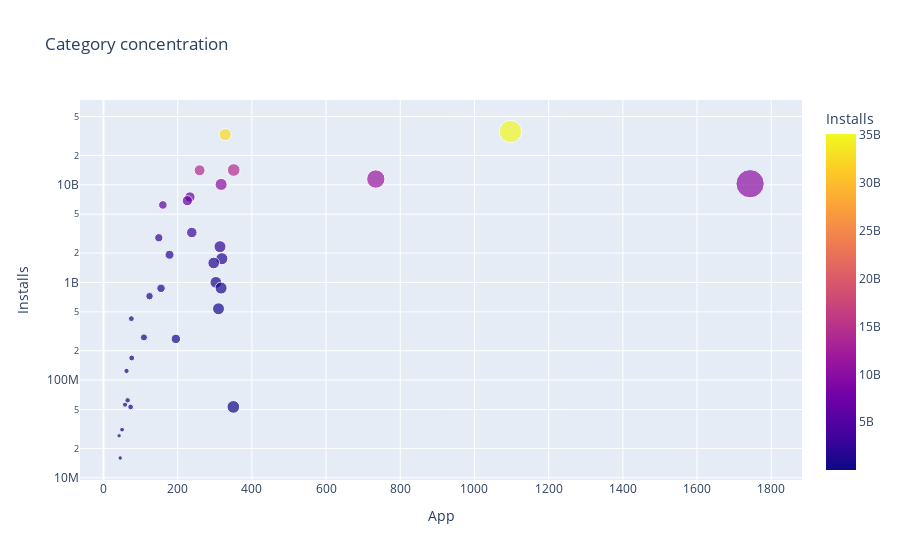

The notebook cell saved with this chart:
### Code cell
sc=px.scatter(cat_merged_df,x="App",y="Installs",color="Installs",hover_name=cat_merged_df.index,title="Category concentration",size="App")
sc.update_layout(yaxis=dict(
  type='log'  
))
sc.show()

### Figure 1 — Plotly figure (JSON) as saved in the notebook; plotly's stock layout.template omitted (floating-point values rounded to 4 significant figures)
{"data": [{"hovertemplate": "<b>%{hovertext}</b><br><br>App=%{marker.size}<br>Installs=%{marker.color}<extra></extra>", "hovertext": ["GAME", "COMMUNICATION", "PRODUCTIVITY", "SOCIAL", "TOOLS", "FAMILY", "PHOTOGRAPHY", "NEWS_AND_MAGAZINES", "TRAVEL_AND_LOCAL", "VIDEO_PLAYERS", "SHOPPING", "ENTERTAINMENT", "PERSONALIZATION", "BOOKS_AND_REFERENCE", "SPORTS", "HEALTH_AND_FITNESS", "BUSINESS", "FINANCE", "EDUCATION", "MAPS_AND_NAVIGATION", "LIFESTYLE", "WEATHER", "FOOD_AND_DRINK", "DATING", "HOUSE_AND_HOME", "ART_AND_DESIGN", "LIBRARIES_AND_DEMO", "COMICS", "MEDICAL", "AUTO_AND_VEHICLES", "PARENTING", "BEAUTY", "EVENTS"], "legendgroup": "", "marker": {"color": [35085862717, 32647241530, 14176070180, 14069841475, 11450724500, 10257676490, 10088243130, 7496210650, 6868859300, 6221897200, 3247831540, 2869160000, 2325352930, 1921291655, 1751131465, 1583056220, 1001768120, 876549400, 871352000, 724267560, 537431120, 426096500, 273777750, 264295110, 168582000, 124233100, 62083000, 56036100, 53205576, 53129800, 31116110, 26916200, 15949410], "coloraxis": "coloraxis", "size": [1097, 328, 351, 259, 734, 1743, 317, 233, 226, 160, 238, 149, 314, 178, 319, 297, 303, 317, 155, 124, 310, 75, 109, 195, 76, 62, 65, 58, 350, 73, 50, 42, 45], "sizemode": "area", "sizeref": 4.357, "symbol": "circle"}, "mode": "markers", "name": "", "orientation": "v", "showlegend": false, "type": "scatter", "x": [1097, 328, 351, 259, 734, 1743, 317, 233, 226, 160, 238, 149, 314, 178, 319, 297, 303, 317, 155, 124, 310, 75, 109, 195, 76, 62, 65, 58, 350, 73, 50, 42, 45], "xaxis": "x", "y": [35085862717, 32647241530, 14176070180, 14069841475, 11450724500, 10257676490, 10088243130, 7496210650, 6868859300, 6221897200, 3247831540, 2869160000, 2325352930, 1921291655, 1751131465, 1583056220, 1001768120, 876549400, 871352000, 724267560, 537431120, 426096500, 273777750, 264295110, 168582000, 124233100, 62083000, 56036100, 53205576, 53129800, 31116110, 26916200, 15949410], "yaxis": "y"}], "layout": {"coloraxis": {"colorbar": {"title": {"text": "Installs"}}, "colorscale": [[0, "#0d0887"], [0.1111, "#46039f"], [0.2222, "#7201a8"], [0.3333, "#9c179e"], [0.4444, "#bd3786"], [0.5556, "#d8576b"], [0.6667, "#ed7953"], [0.7778, "#fb9f3a"], [0.8889, "#fdca26"], [1, "#f0f921"]]}, "legend": {"itemsizing": "constant", "tracegroupgap": 0}, "title": {"text": "Category concentration"}, "xaxis": {"anchor": "y", "domain": [0, 1], "title": {"text": "App"}}, "yaxis": {"anchor": "x", "domain": [0, 1], "title": {"text": "Installs"}, "type": "log"}}}
